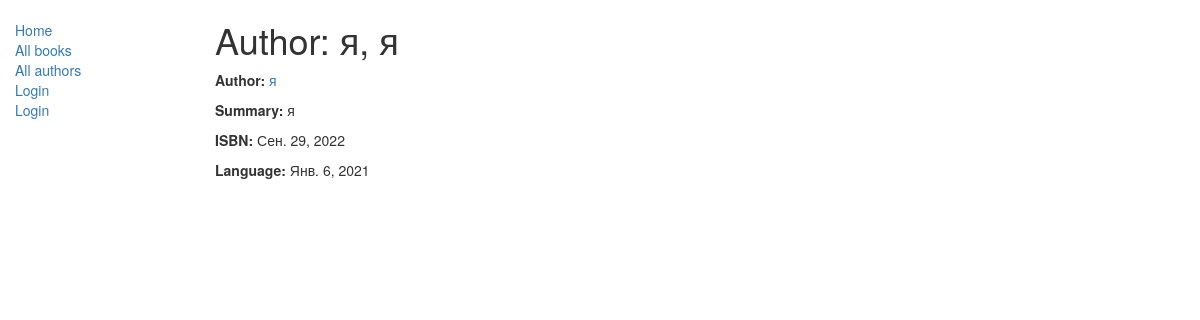
Page /catalog/authors/1 on the committed database.
### catalog/models.py (models this page shows, shortened)
class Author(models.Model):
            first_name = models.CharField(max_length=100)
            last_name = models.CharField(max_length=100)
            date_of_birth = models.DateField(null=True, blank=True)
            date_of_death = models.DateField('Died', null=True, blank=True)
            class Meta:
                ordering = ['last_name', 'first_name']
            def __str__(self):
                return f'{self.last_name}, {self.first_name}'

### catalog/views.py (the view)
# urls.py: url(r'^authors/(?P<pk>\d+)$', views.AuthorDetailView.as_view(), name='author-detail'),
class AuthorDetailView(generic.DetailView):
    model = Author

### catalog/templates/catalog/author_detail.html
{% extends "base_generic.html" %}
{% block content %}
<h1>Author: {{ author }} </h1>
<p><strong>Author:</strong> <a href="">{{ author.first_name }}</a></p>
<p><strong>Summary:</strong> {{ author.last_name }}</p>
<p><strong>ISBN:</strong> {{ author.date_of_birth }}</p>
<p><strong>Language:</strong> {{ author.date_of_death }}</p>
{% endblock %}

### rows in the picture
Author: last_name+first_name "я, я", first_name "я", last_name "я", date_of_birth "Сен. 29, 2022", date_of_death "Янв. 6, 2021"
